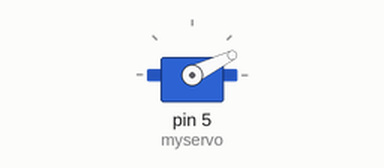
This sketch was run on a simulated Arduino Uno, built with avr-gcc and run on an emulated ATmega328P. On the bench: servo.

Above: at 0.05 s.
At 5.0 s:
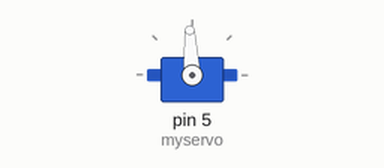
At 10.0 s:
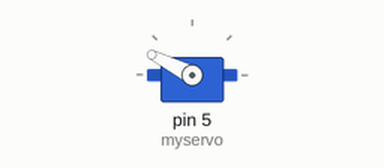
Timing chart, 0 to 13.0 s (numbered marks = the images above):
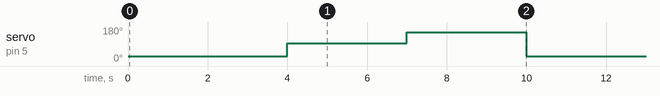

Measured:
- by itself, servo on pin 5 (myservo): repeats every 10.0 s: 153° 3.0 s, 26° 4.0 s, 93° 3.0 s

The sketch:

linearActuator_Test.ino
```cpp
#include <Servo.h>

#define DELAY 3000
Servo myservo;

void setup()
{
  myservo.attach(5);
}

void loop() {
  myservo.writeMicroseconds(810);  // set servo to start-point
  delay(DELAY+1000);
  myservo.writeMicroseconds(1500);  // set servo to mid-point
  delay(DELAY);
  myservo.writeMicroseconds(2125);  // set servo to end-point
  delay(DELAY);
}
```
